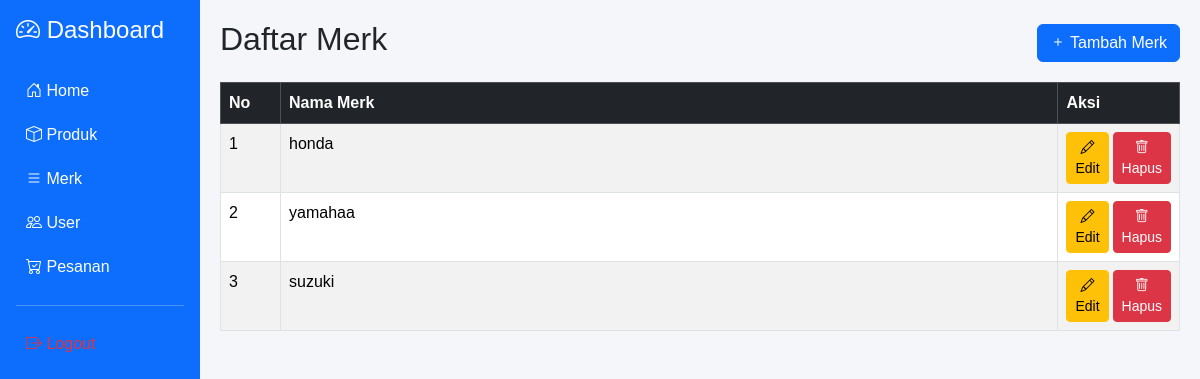
The app's page /admin/index.php?page=merk (signed in) with its own data.
### tables this page shows
CREATE TABLE `merk` (
  `id_merk` int(11) NOT NULL,
  `nama_merk` varchar(25) NOT NULL
);

### admin/merk.php (the view, shortened to what this page needs)
  <?php
  include "../db/koneksi.php";
  $result = $koneksi->query("SELECT * FROM merk ORDER BY id_merk DESC");
  ?>
  <div class="d-flex justify-content-between align-items-center mb-3">
    <h2>Daftar Merk</h2>
    <button class="btn btn-primary" data-bs-toggle="modal" data-bs-target="#tambahMerk">
      <i class="bi bi-plus"></i> Tambah Merk
    </button>
  </div>
  <table class="table table-bordered table-striped">
    <thead class="table-dark">
      <tr>
        <th width="60">No</th>
        <th>Nama Merk</th>
        <th width="120">Aksi</th>
      </tr>
    </thead>
    <tbody>
      <?php if ($result->num_rows > 0): ?>
        <?php $no = 1;
        while ($row = $result->fetch_assoc()): ?>
          <tr>
            <td><?= $no++ ?></td>
            <td><?= htmlspecialchars($row['nama_merk']) ?></td>
            <td>
  <div class="d-flex gap-1">
    <a href="index.php?page=merk_update&id=<?= $row['id_merk'] ?>"
       class="btn btn-sm btn-warning">
       <i class="bi bi-pencil"></i> Edit
    </a>
    <a href="index.php?page=merk&hapus=<?= $row['id_merk'] ?>"
       class="btn btn-sm btn-danger"
       onclick="return confirm('Yakin hapus merk ini?')">
       <i class="bi bi-trash"></i> Hapus
    </a>
  </div>
</td>
          </tr>
        <?php endwhile; ?>
      <?php else: ?>
        <tr>
          <td colspan="3" class="text-center">Belum ada data merk</td>
        </tr>
      <?php endif; ?>
    </tbody>
  </table>

### admin/index.php (style rules this page uses)
body { font-family: Arial, sans-serif; background:#f4f6f9; }

### records on screen
merk: nama_merk "honda"
merk: nama_merk "yamahaa"
merk: nama_merk "suzuki"
